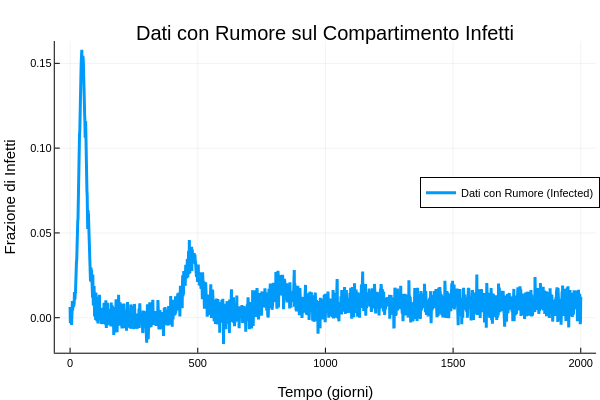

Source (notebook cell):
### Markdown cell above
## 6. Noised Data

### Code cell
# Generating noised data
noised_traj = true_traj .+ 0.005f0 * randn(size(true_traj))

# plot the noised data
plot(
    tsteps,
    noised_traj[2, :],
    lw=3,
    ls=:solid,
    label="Dati con Rumore (Infected)",
    title="Dati con Rumore sul Compartimento Infetti",
    xlabel="Tempo (giorni)",
    ylabel="Frazione di Infetti",
    legend=:right,
)

### Figure 1 — Plotly figure (JSON) as saved in the notebook; plotly's stock layout.template omitted (floating-point values rounded to 4 significant figures; data arrays with more than 128 entries replaced by an {"elided": "..."} marker saying what was removed)
{"data": [{"colorbar": {"len": 0.8657, "title": "", "x": 0.9934, "y": 0.5087}, "legendgroup": "Dati con Rumore (Infected)", "line": {"color": "rgba(0, 154, 250, 1.000)", "dash": "solid", "shape": "linear", "width": 3}, "mode": "lines", "name": "Dati con Rumore (Infected)", "showlegend": true, "type": "scatter", "x": {"elided": "2001 int values"}, "xaxis": "x", "y": {"elided": "2001 float values"}, "yaxis": "y"}], "layout": {"annotations": [{"font": {"color": "rgba(0, 0, 0, 1.000)", "family": "sans-serif", "size": 20}, "rotation": 0, "showarrow": false, "text": "Dati con Rumore sul Compartimento Infetti", "x": 0.5424, "xanchor": "center", "xref": "paper", "y": 1, "yanchor": "top", "yref": "paper"}], "height": 400, "legend": {"bgcolor": "rgba(255, 255, 255, 1.000)", "bordercolor": "rgba(0, 0, 0, 1.000)", "borderwidth": 1, "font": {"color": "rgba(0, 0, 0, 1.000)", "family": "sans-serif", "size": 11}, "title": {"font": {"color": "rgba(0, 0, 0, 1.000)", "family": "sans-serif", "size": 15}, "text": ""}, "tracegroupgap": 0, "traceorder": "normal", "x": 1, "xanchor": "right", "y": 0.52, "yanchor": "middle"}, "margin": {"b": 20, "l": 0, "r": 0, "t": 20}, "paper_bgcolor": "rgba(255, 255, 255, 1.000)", "plot_bgcolor": "rgba(255, 255, 255, 1.000)", "showlegend": true, "width": 600, "xaxis": {"anchor": "y", "domain": [0.09128, 0.9934], "gridcolor": "rgba(0, 0, 0, 0.100)", "gridwidth": 0.5, "linecolor": "rgba(0, 0, 0, 1.000)", "mirror": false, "range": [-60, 2060], "showgrid": true, "showline": true, "showticklabels": true, "tickangle": 0, "tickcolor": "rgb(0, 0, 0)", "tickfont": {"color": "rgba(0, 0, 0, 1.000)", "family": "sans-serif", "size": 11}, "tickmode": "array", "ticks": "inside", "ticktext": ["0", "500", "1000", "1500", "2000"], "tickvals": [0, 500, 1000, 1500, 2000], "title": "Tempo (giorni)", "titlefont": {"color": "rgba(0, 0, 0, 1.000)", "family": "sans-serif", "size": 15}, "type": "-", "visible": true, "zeroline": false, "zerolinecolor": "rgba(0, 0, 0, 1.000)"}, "yaxis": {"anchor": "x", "domain": [0.07581, 0.9415], "gridcolor": "rgba(0, 0, 0, 0.100)", "gridwidth": 0.5, "linecolor": "rgba(0, 0, 0, 1.000)", "mirror": false, "range": [-0.02064, 0.1632], "showgrid": true, "showline": true, "showticklabels": true, "tickangle": 0, "tickcolor": "rgb(0, 0, 0)", "tickfont": {"color": "rgba(0, 0, 0, 1.000)", "family": "sans-serif", "size": 11}, "tickmode": "array", "ticks": "inside", "ticktext": ["0.00", "0.05", "0.10", "0.15"], "tickvals": [0, 0.05, 0.1, 0.15], "title": "Frazione di Infetti", "titlefont": {"color": "rgba(0, 0, 0, 1.000)", "family": "sans-serif", "size": 15}, "type": "-", "visible": true, "zeroline": false, "zerolinecolor": "rgba(0, 0, 0, 1.000)"}}}
